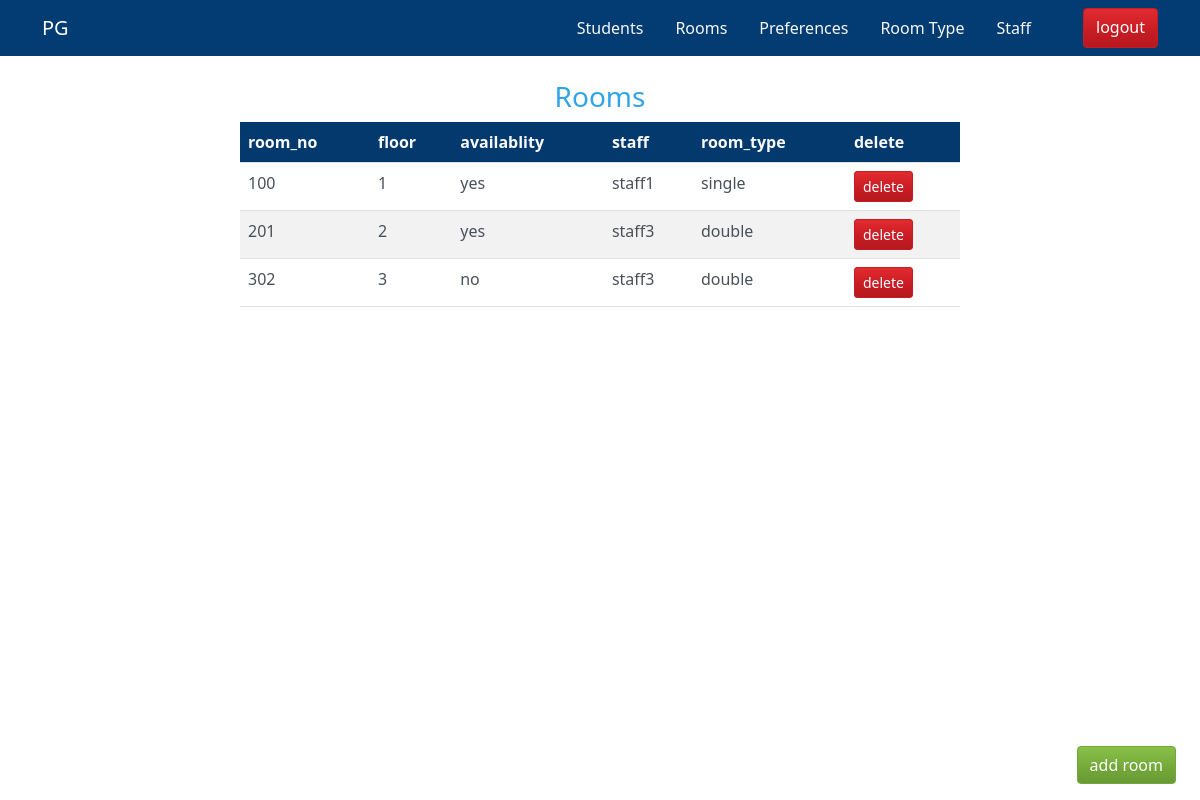
Page /room/ on the committed database.
### pgapp/models.py (models this page shows, shortened)
class RoomModel(models.Model):
    room_no = models.CharField(max_length=128,default=None)
    floor = models.CharField(max_length=128)
    availablity = models.CharField(max_length=128)
    staff = models.ForeignKey(StaffModel,on_delete=models.CASCADE)
    room_type = models.ForeignKey(RoomTypeModel,on_delete=models.CASCADE)

class StaffModel(models.Model):
    name = models.CharField(max_length=128)
    salary = models.CharField(max_length=128)
    def __str__(self):
        return self.name

class RoomTypeModel(models.Model):
    description = models.CharField(max_length=128)
    fees = models.CharField(max_length=128)
    def __str__(self):
        return self.description

### pgapp/roomviews.py (the view)
# urls.py: path('room/',roomview,name="roompage"),
def roomview(request):
    context = {"rooms" : RoomModel.objects.all()}
    return render(request,"pgapp/room.html",context)

### templates/pgapp/room.html
{% extends 'navbar.html' %}
{% block content %}
<br>
<h3 class="text-center">Rooms</h3>
<a href="{% url 'addroompage' %}" style="position: fixed;bottom: 2vh;right: 2vw;" class="btn btn-success">add room</a>
<table class="table table-striped container" style="width: 60vw;">
    <tr class="bg-info text-light">
        <th>room_no</th>
        <th>floor</th>
        <th>availablity</th>
        <th>staff</th>
        <th>room_type</th>
        <th>delete</th>
    </tr>
    {% for room in rooms %}
    <tr>
        <td>{{room.room_no}}</td>
        <td>{{room.floor}}</td>
        <td>{{room.availablity}}</td>
        <td>{{room.staff}}</td>
        <td>{{room.room_type}}</td>
        <td><a href="/room/{{room.id}}/delete/" class="btn btn-sm btn-danger">delete</a></td>
    </tr>
    {% endfor %}
</table>
{% endblock %}

### templates/navbar.html (shortened to what this page needs)
<!DOCTYPE html>
{% load static %}
<html lang="en">
<head>
    <link rel="stylesheet" href="{% static 'css/bootstrap.min.css' %}">
</head>
<body>
    <nav class="navbar navbar-dark bg-info">
        <div class="container justify-content-between">
            <a href="{% url 'homepage' %}"><div class="navbar-brand">PG</div></a>
            <div class="d-flex">
                <a class="nav-link text-light" href="{% url 'homepage' %}">Students</a>
                <a class="nav-link text-light" href="{% url 'roompage' %}">Rooms</a>
                <a class="nav-link text-light" href="{% url 'preferencepage' %}">Preferences</a>
                <a class="nav-link text-light" href="{% url 'roomtypepage' %}">Room Type</a>
                <a style="margin-right: 3vw;" class="nav-link text-light" href="{% url 'staffpage' %}">Staff</a>
                <a href="{% url 'logoutuser' %}" class="btn btn-danger">logout</a>
            </div>
        </div>
    </nav>
    {% block content %}
    {% endblock %}
</body>
</html>

### templates/navbar.html (style rules this page uses)
a { text-decoration: none; }

### rows in the picture
RoomModel: room_no "100", floor "1", availablity "yes", staff "staff1", room_type "single"
RoomModel: room_no "201", floor "2", availablity "yes", staff "staff3", room_type "double"
RoomModel: room_no "302", floor "3", availablity "no", staff "staff3", room_type "double"
